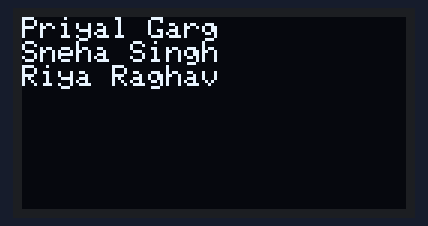
A program run on a simulated Arduino Uno R4 WiFi. Parts: 128×64 one-colour display.

Above: at 0.1 s.

The program:

main.cpp
```cpp
/**
 * @file main.cpp
 * @brief OLED demo sketch using Adafruit SSD1306 and GFX libraries.
 *
 * This example initializes an SSD1306-based OLED display over I2C and
 * writes a short list of names to the display. The sketch is intended
 * as a minimal starting point for experimenting with small monochrome
 * I2C OLED modules (typically 128x64 or 128x32).
 *
 * Dependencies:
 *  - Adafruit_GFX
 *  - Adafruit_SSD1306
 *  - Wire (built into Arduino core)
 *
 * @author Priyal Garg
 * @author Sneha Singh
 * @author Riya Raghav
 * @date 2026-02-11
 * @version 1.0
 */

#include <Arduino.h>
#include <wire.h>
#include <Adafruit_GFX.h>
#include <Adafruit_SSD1306.h>

/**
 * @brief OLED display width in pixels.
 *
 * Typical SSD1306 modules come in 128x32 and 128x64 variants; this
 * project targets a 128x64 display.
 */
#define SCREEN_WIDTH 128

/**
 * @brief OLED display height in pixels.
 */
#define SCREEN_HEIGHT 64

/**
 * @brief I2C address of the OLED display.
 *
 * Common values are 0x3C and 0x3D depending on the module wiring.
 */
#define OLED_ADDR 0x3c

/**
 * @brief OLED display instance.
 *
 * Construct the Adafruit_SSD1306 object with the chosen width and height.
 * The actual I2C initialization is performed by display.begin().
 */
Adafruit_SSD1306 display(SCREEN_WIDTH, SCREEN_HEIGHT);

/**
 * @brief Arduino setup() function.
 *
 * Initializes the serial port for debug messages, attempts to initialize
 * the SSD1306 display over I2C, and writes three lines of text to the
 * display. If the display initialization fails the function prints an
 * error to Serial and halts execution.
 *
 * @note This function blocks forever if the display is not found to make
 *       the failure obvious during development. Remove or change this
 *       behavior for production code as appropriate.
 *
 * @return void
 */
void setup() {
    Serial.begin(9600);
    if (!display.begin(SSD1306_SWITCHCAPVCC , OLED_ADDR)) {
        Serial.println("OLED not found");
        while (true);
    }
    display.clearDisplay();
    display.setTextSize(1);
    display.setTextColor(SSD1306_WHITE);
    display.setCursor(0,0);
    display.println("Priyal Garg");
    display.println("Sneha Singh");
    display.println("Riya Raghav");
    display.display();

}

/**
 * @brief Arduino loop() function.
 *
 * Main application loop. Left intentionally empty; add periodic tasks
 * or input handling here.
 *
 * @return void
 */
void loop() {
// write your code here
}
```
